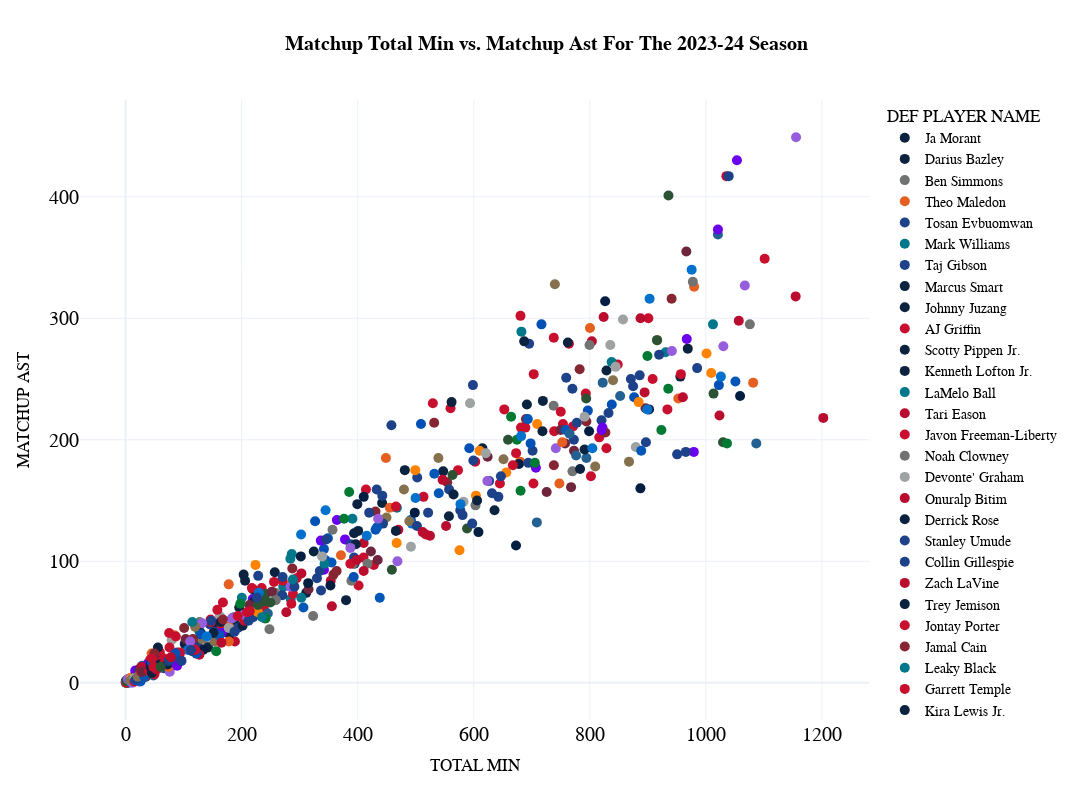

This figure's notebook cell:
### Code cell
# category=['POSITION',
    #    'DEF PLAYER NAME', 'GP', 'MATCHUP MIN', 'PARTIAL POSS', 'PLAYER PTS', 'PTS PER MIN',
    #    'TEAM PTS', 'MATCHUP AST', 'MATCHUP TOV', 'MATCHUP BLK', 'MATCHUP FGM',
    #    'MATCHUP FGA', 'MATCHUP FG PCT', 'MATCHUP FG3M', 'MATCHUP FG3A',
    #    'MATCHUP FG3 PCT', 'MATCHUP FTM', 'MATCHUP FTA', 'SFL', 'PLAYER NAME',
    #    'TEAM ABBREVIATION', 'SEASON']

cat1="TOTAL MIN"
cat2="MATCHUP AST"

fig_scatter_scoring = px.scatter(
  matchup_totals_year[matchup_totals_year["POSITION"]=='TOTAL'], 
  x=cat1, 
  y=cat2,
  color='DEF PLAYER NAME',
  color_discrete_map=player_color_dict_shot_dist,     
  title="<b>Matchup {} vs. {} For The {} Season</b>".format(cat1.replace('_', ' ').title(),cat2.replace('_', ' ').title(), year),
  template="plotly_white",
  hover_data=['POSITION','DEF PLAYER NAME', 'GP', 'MATCHUP MIN', 'PTS PER MIN', 'PARTIAL POSS', 'PLAYER PTS',
       'TEAM PTS', 'MATCHUP AST', 'MATCHUP TOV', 'MATCHUP BLK', 'MATCHUP FGM',
       'MATCHUP FGA', 'MATCHUP FG PCT', 'MATCHUP FG3M', 'MATCHUP FG3A',
       'MATCHUP FG3 PCT', 'MATCHUP FTM', 'MATCHUP FTA', 'SFL', 'PLAYER NAME',
       'TEAM ABBREVIATION', 'SEASON'],
  height=800, 
  width=1200,
  )

fig_scatter_scoring.update_layout(
    title_x=0.5,
    hoverlabel=dict(
        bgcolor="white",
        font_size=16,
        font_family="PT Sans Narrow"
    ),
    yaxis = dict(tickfont = dict(size=20)),
    xaxis = dict(tickfont = dict(size=20)),
    font=dict(
        family="PT Sans Narrow",
        size=14,
        color="Black"
    ),
    title_font_family="PT Sans Narrow"
)
fig_scatter_scoring.update_traces(marker={'size': 10})

fig_scatter_scoring
